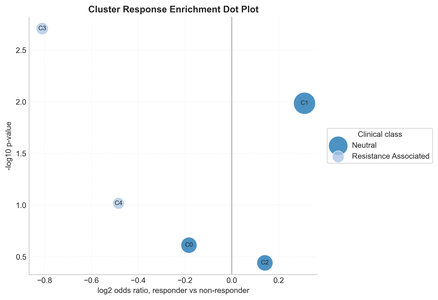
#> input picture Week 9/outputs/plots/dots_response_enrichment_volcano.png, 438 x 300 px, shrunk from 2363 x 1620 before the run
$ python build_spring_2026_poster_pdf.py
#> lines starting #> are read from the running program, lines starting #| are printed output that depends on the picture
from pathlib import Path
from PIL import Image, ImageDraw, ImageFont, ImageOps

HERE = Path(__file__).resolve().parent
PLOTS = HERE.parent / "plots"
PDF = HERE / "spring_2026_is_poster.pdf"
PNG = HERE / "spring_2026_is_poster_preview.png"
DPI = 150
W, H = 36 * DPI, 24 * DPI

C = {
    "paper": "#e8e1cd", "header": "#79a9d8", "tan": "#c29d7f",
    "rose": "#bf7779", "blue": "#7eadda", "violet": "#7d7cdb",
    "green": "#8fb88f", "ink": "#050505", "white": "#ffffff",
}

def f(size, bold=False):
    p = "C:/Windows/Fonts/arialbd.ttf" if bold else "C:/Windows/Fonts/arial.ttf"
    return ImageFont.truetype(p, size) if Path(p).exists() else ImageFont.load_default()

TITLE, SUB = f(78, True), f(32, True)
H2, BODY, BODYB, SMALL, SMALLB, TINY = f(58, True), f(29), f(29, True), f(23), f(23, True), f(18, True)

def inch(x): return int(round(x * DPI))
def tw(d, s, font): return d.textbbox((0, 0), s, font=font)[2]
def th(d, s, font): return d.textbbox((0, 0), s, font=font)[3]

def wrap(d, text, font, width):
    out = []
    for para in text.split("\n"):
        words, cur = para.split(), ""
        for word in words:
            trial = (cur + " " + word).strip()
            if not cur or tw(d, trial, font) <= width:
                cur = trial
            else:
                out.append(cur); cur = word
        if cur: out.append(cur)
        out.append("")
    return out[:-1]

def text(d, x, y, s, font, width, gap=7):
    for line in wrap(d, s, font, width):
        if line:
            d.text((x, y), line, font=font, fill=C["ink"])
        y += th(d, "Ag", font) + gap
    return y

def panel(d, x, y, w, h, color, title):
    d.rounded_rectangle((x, y, x+w, y+h), radius=inch(.12), fill=color)
    d.text((x+inch(.22), y+inch(.22)), title, font=H2, fill=C["ink"])
    return x+inch(.25), y+inch(.88), w-inch(.5)

def image(canvas, path, x, y, w, h, cap=""):
    d = ImageDraw.Draw(canvas)
    d.rounded_rectangle((x, y, x+w, y+h), radius=inch(.035), fill=C["white"], outline="#5b4c40", width=2)
    im = Image.open(path).convert("RGB")
    pad, caph = inch(.06), inch(.22) if cap else 0
    im = ImageOps.contain(im, (w-2*pad, h-2*pad-caph), Image.Resampling.LANCZOS)
    canvas.paste(im, (x+(w-im.width)//2, y+pad))
    if cap:
        d.text((x+(w-tw(d, cap, TINY))//2, y+h-caph+inch(.02)), cap, font=TINY, fill="#222222")

def placeholder(d, x, y, w, h, name, note):
    d.rounded_rectangle((x, y, x+w, y+h), radius=inch(.04), fill=C["white"], outline="#5b4c40", width=3)
    d.text((x+(w-tw(d, name, SMALLB))//2, y+inch(.28)), name, font=SMALLB, fill=C["ink"])
    d.text((x+(w-tw(d, note, TINY))//2, y+inch(.66)), note, font=TINY, fill="#333333")

def bullets(d, x, y, items, width, font=BODY):
    for item in items:
        d.text((x, y), "-", font=font, fill=C["ink"])
        y = text(d, x+inch(.18), y, item, font, width-inch(.18), 4) + 2
    return y

canvas = Image.new("RGB", (W, H), C["paper"])
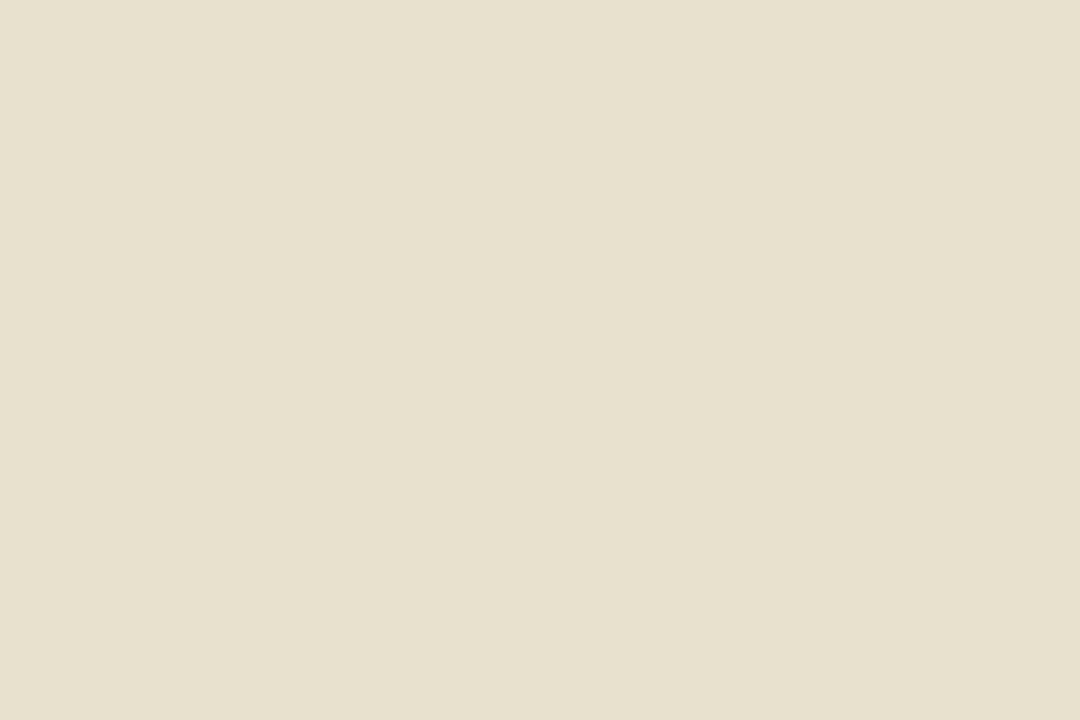
#> canvas: PIL image 5400x3600 RGB (shown at 1/5 size); mean R, G, B 232, 225, 205
d = ImageDraw.Draw(canvas)
m = inch(.28)
d.rounded_rectangle((m, m, W-m, inch(2.36)), radius=inch(.14), fill=C["header"])
title = "Applied Spectral Graph Theory: Single-Cell Manifold Learning & Network Connectivity"
d.text(((W-tw(d,title,TITLE))//2, inch(.82)), title, font=TITLE, fill=C["ink"])
sub = "Spring 2026 Independent Study: Anmol Singh Josan"
d.text(((W-tw(d,sub,SUB))//2, inch(1.73)), sub, font=SUB, fill=C["ink"])

col1, col2, col3, top = inch(.28), inch(12), inch(24.2), inch(2.58)
cw1, cw2, cw3 = inch(11.42), inch(11.90), inch(11.52)

x,y,w = panel(d,col1,top,cw1,inch(5.55),C["tan"],"Introduction")
#> x = 80; y = 519; w = 1638
y = text(d,x,y,"Single-cell RNA sequencing measures thousands of genes across thousands of cells. The challenge is that biology is not arranged in neat rows and columns: it lives on a high-dimensional shape, or manifold, where nearby cells often share identity, state, or trajectory.\nMy independent study asked how spectral graph theory can recover that hidden shape. I treated cells as nodes, connected similar cells with weighted edges, and used the graph Laplacian to transform raw expression into a map of structure.",BODY,w)
#> the loop in text, `for line in wrap(d, s, font, width):` made 3 passes
#> y on passes 1, 3: 538, 576
#> (line, y) on pass 2: ('', 557)
#> after the loop in text, `for line in wrap(d, s, font, width):`: y = 576
#> y = 576
d.rounded_rectangle((x,y+6,x+w,y+inch(.55)),radius=inch(.04),fill="#ffffff")
text(d,x+inch(.1),y+inch(.13),"Big idea: graph eigenvectors can turn a cloud of measurements into interpretable communities.",SMALLB,w-inch(.2),4)
placeholder(d,x,top+inch(4.05),inch(4.95),inch(1.2),"Add Image 1","manual graph or Laplacian")
placeholder(d,x+inch(5.35),top+inch(4.05),inch(4.95),inch(1.2),"Add Image 2","NetworkX or heat map")

x,y,w = panel(d,col1,inch(8.32),cw1,inch(5.72),C["rose"],"The Core Mathematics")
#> y = 1380
y = text(d,x,y,"To study a graph with linear algebra, I built three matrices:",BODY,w)
#> y = 1399
y = bullets(d,x,y,["Adjacency matrix A: stores which nodes are connected, and by how strongly.","Degree matrix D: records how much total edge weight touches each node.","Laplacian matrix L = D - A: acts like a discrete curvature or diffusion operator."],w)
#> the loop in bullets, `for item in items:` made 3 passes
#> y on passes 1 to 3: 1417, 1435, 1453
#> after the loop in bullets, `for item in items:`: y = 1453
#> y = 1453
text(d,x,y+6,"The eigenproblem L v = lambda v reveals the graph's natural modes. Small eigenvalues describe broad, smooth structure; their eigenvectors provide coordinates for clustering without assuming the groups in advance.\nFor biological data, normalized Laplacian ideas help keep high-degree cells from dominating the geometry unfairly.",BODY,w)

x,y,w = panel(d,col1,inch(14.23),cw1,inch(3.45),C["green"],"Why It Matters")
#> y = 2266
text(d,x,y,"Spectral methods connect pure linear algebra, network science, and biological discovery. A single eigenvector can identify a bottleneck in a social network, a weak point in infrastructure, or a boundary between cell states.\nIn medicine, this matters because hidden immune-cell communities may help explain why some patients respond to treatment and others do not.",BODY,w)

x,y,w = panel(d,col1,inch(17.87),cw1,inch(5.57),C["tan"],"Applications")
#> y = 2812
bullets(d,x,y,["Finding communities in large networks without labels.","Measuring robustness through algebraic connectivity.","Reducing high-dimensional biological data while preserving local neighborhoods.","Linking computational clusters to clinical response hypotheses."],w)
#> the loop in bullets (call 2), `for item in items:` made 4 passes
#> y on passes 1 to 4: 2830, 2848, 2866, 2884
image(canvas,PLOTS/"dots_response_enrichment_volcano.png",x,inch(21),inch(5.05),inch(1.85),"Clinical response enrichment")
image(canvas,PLOTS/"dots_patient_composition_by_cluster.png",x+inch(5.35),inch(21),inch(5.05),inch(1.85),"Patient composition")
#> call 2 of image, with x = 882, y = 3150, w = 758, h = 278, cap = 'Patient composition'
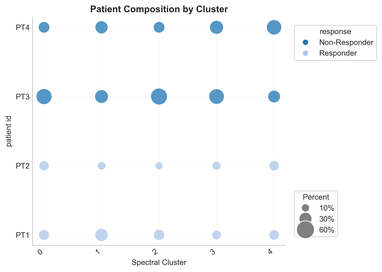
#> input picture Week 9/outputs/plots/dots_patient_composition_by_cluster.png, 382 x 272 px, shrunk from 2064 x 1470 before the run

x,y,w = panel(d,col2,top,cw2,inch(5.1),C["violet"],"The Fiedler Value & Robustness")
#> x = 1838; y = 519; w = 1710
text(d,x,y,"The smallest eigenvalue of a connected graph Laplacian is always lambda_1 = 0. The second smallest eigenvalue, lambda_2, is the Fiedler value, also called algebraic connectivity.\nIf lambda_2 > 0, the graph is connected. If it is close to zero, the graph has a narrow bridge or bottleneck. Cheeger's inequality connects this eigenvalue to the graph's minimum cut, so connectivity becomes measurable rather than just visual.",BODY,w)
placeholder(d,x,top+inch(3.68),inch(5.3),inch(1.1),"Add Image 3","targeted attack curve")
placeholder(d,x+inch(5.65),top+inch(3.68),inch(5.3),inch(1.1),"Add Image 4","spectral gap diagnostic")

x,y,w = panel(d,col2,inch(7.88),cw2,inch(9.02),C["blue"],"Case Study: Spectral Clustering")
#> y = 1314
y = text(d,x,y,"I applied the pipeline to a breast-cancer immunotherapy case study. Each cell was embedded in gene-expression space, connected to its nearest transcriptional neighbors, and clustered using eigenvectors of the graph Laplacian.",BODY,w)
#> y = 1333
for i,(val,lab) in enumerate([("2,500","cells analyzed"),("5","spectral communities"),("2","response views")]):
    sx=x+i*inch(3.66); sy=y+4
    d.rounded_rectangle((sx,sy,sx+inch(3.35),sy+inch(.55)),radius=inch(.04),fill="#ffffff")
    d.text((sx+(inch(3.35)-tw(d,val,SMALLB))//2,sy+6),val,font=SMALLB,fill=C["ink"])
    d.text((sx+(inch(3.35)-tw(d,lab,TINY))//2,sy+inch(.30)),lab,font=TINY,fill=C["ink"])
#> this loop made 3 passes
#> sx on passes 1 to 3: 1838, 2387, 2936
image(canvas,PLOTS/"dots_umap_clusters_and_response.png",x,inch(10.05),inch(11.05),inch(3.10),"UMAP: spectral clusters and clinical response")
#> call 3 of image, with x = 1838, y = 1508, w = 1658, h = 465
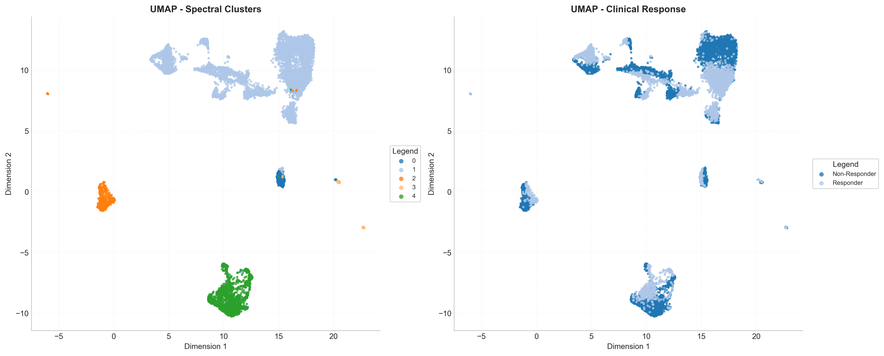
#> input picture Week 9/outputs/plots/dots_umap_clusters_and_response.png, 884 x 356 px, shrunk from 4773 x 1920 before the run
image(canvas,PLOTS/"dots_tsne_clusters_and_response.png",x,inch(13.38),inch(11.05),inch(3.10),"t-SNE: stability check across another nonlinear projection")
#> call 4 of image, with x = 1838, y = 2007, w = 1658, h = 465
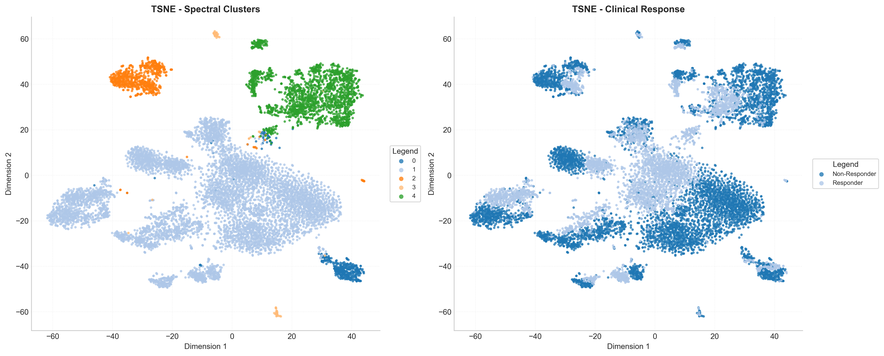
#> input picture Week 9/outputs/plots/dots_tsne_clusters_and_response.png, 884 x 356 px, shrunk from 4773 x 1920 before the run
#> in image (call 4), `canvas.paste(im, (x+(w-im.width)//2, y+pad))`:
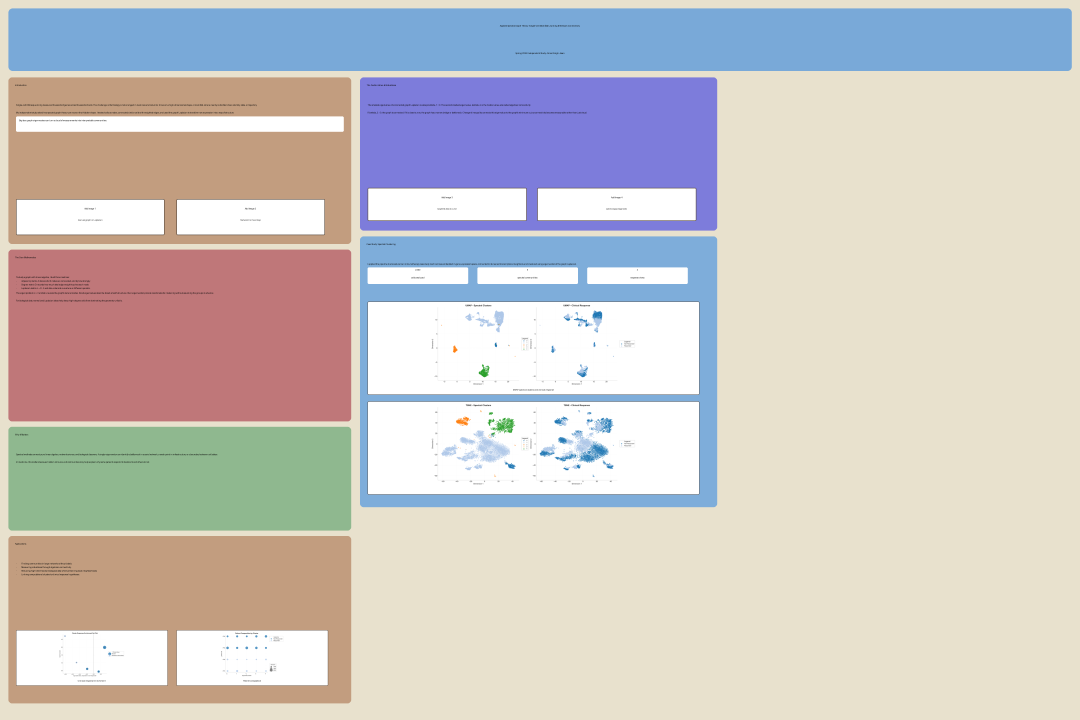
#> canvas: PIL image 5400x3600 RGB (shown at 1/5 size); mean R, G, B 203.2, 198.6, 195.9

x,y,w = panel(d,col2,inch(17.1),cw2,inch(6.34),C["tan"],"What I Learned")
#> y = 2697
text(d,x,y,"This project changed how I think about data. A dataset is not just a table; it can be a landscape. Spectral graph theory gives a way to ask where that landscape bends, where it pinches, and where it separates into meaningful regions.\nI also learned that beautiful math is not enough by itself. The pipeline needed preprocessing, graph construction choices, diagnostic checks, visualization, and interpretation. The satisfying part was watching those pieces lock together into a tool that could explain structure in real biological data.",BODY,w)

x,y,w = panel(d,col3,top,cw3,inch(5.45),C["tan"],"Results & Interpretation")
#> x = 3668; y = 519; w = 1653
y = text(d,x,y,"The spectral clustering pipeline isolated distinct cell communities across patient cohorts. The clusters were not assigned by hand; they emerged from graph connectivity.\nIn the Week 9 readout, one T-cell-dominant community appeared response-associated, while a myeloid-dominant community appeared resistance-associated. That is the exciting bridge: an eigenvector calculation became a biological hypothesis about immune response.",BODY,w)
#> y = 576
bullets(d,x,y,["Response signal: T-cell cluster, fold ratio 1.45, p = 7.24e-05.","Resistance signal: myeloid cluster, fold ratio 0.60, p = 1.39e-04."],w)

x,y,w = panel(d,col3,inch(8.23),cw3,inch(4.22),C["blue"],"More Figures to Add")
#> y = 1366
y=text(d,x,y,"This panel is the easiest place to swap in supporting visuals without disturbing the main story.",BODY,w)
#> y = 1385
bullets(d,x,y,["Full clinical cluster importance bar chart.","Cell-type composition or patient share chart."],w,SMALL)
image(canvas,HERE/"poster_clinical_cluster_importance.png",x,inch(11.02),inch(5.15),inch(1.05),"Cluster importance")
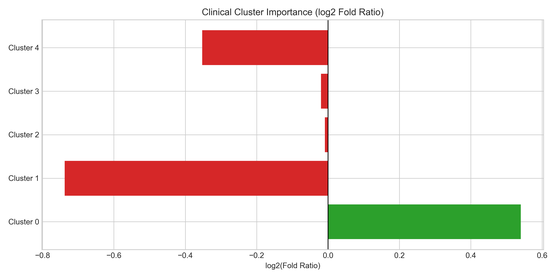
#> input picture Week 9/outputs/poster/poster_clinical_cluster_importance.png, 556 x 278 px, shrunk from 3000 x 1500 before the run
#> in image (call 5), `im = ImageOps.contain(im, (w-2*pad, h-2*pad-caph), Image.Resampling.LA..`:
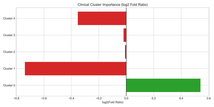
#> im: PIL image 214x107 RGB; mean R, G, B 239.1, 228.3, 223.3
#> (the run stopped early here; a loop or call above may not have finished)
